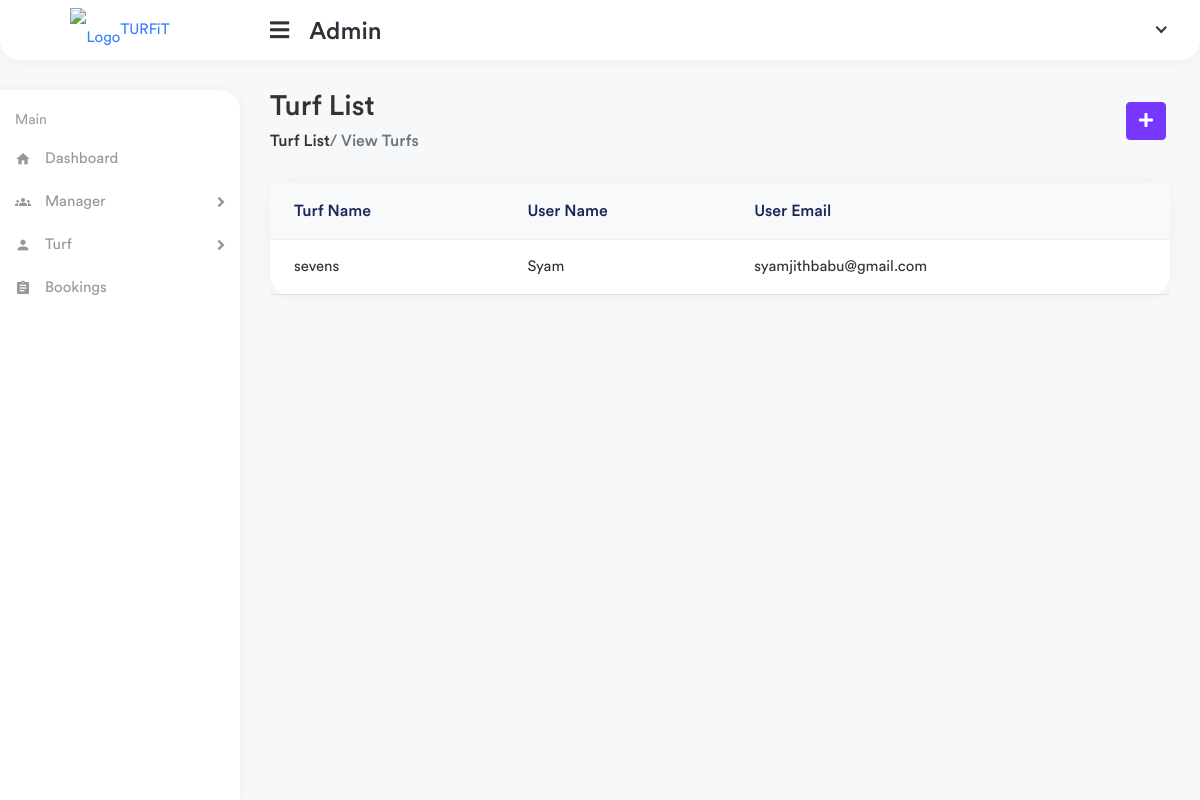
Before: /app1/bookings with the older database file.
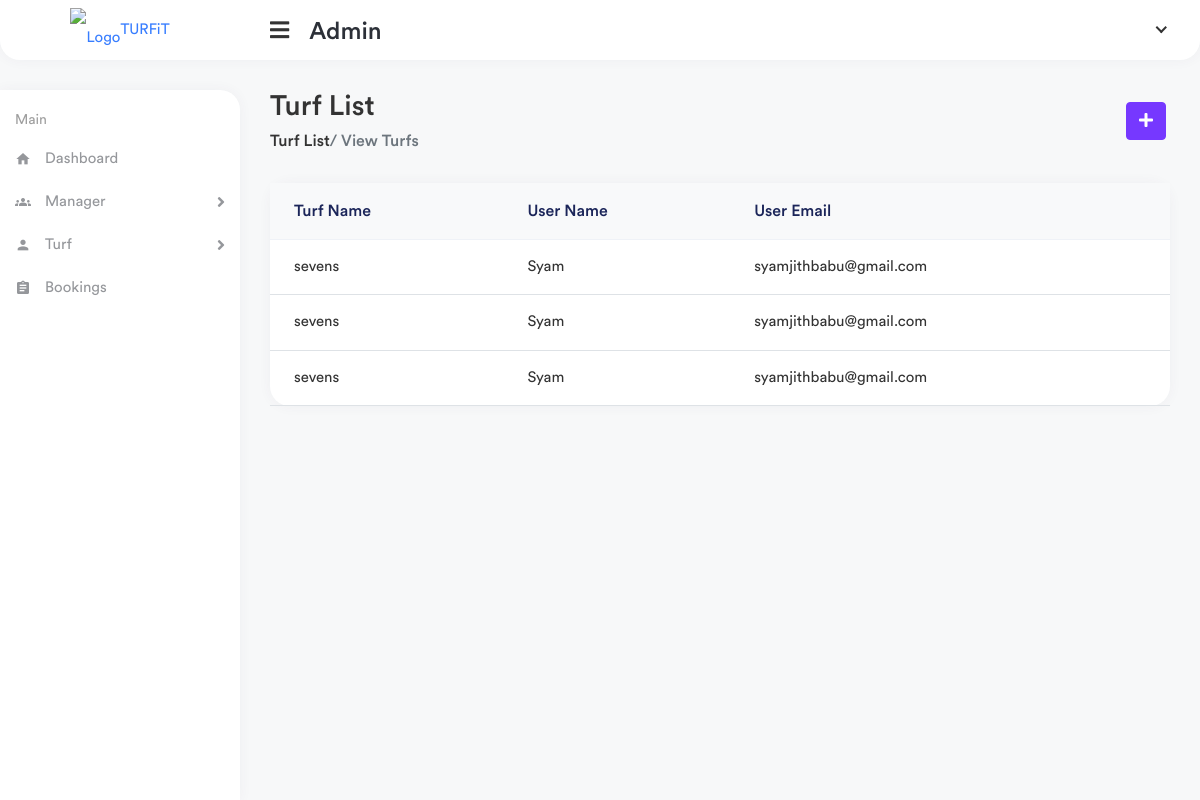
After: the same page with the newer database file.
### manager/models.py (models this page shows, shortened)
class TimeSlot(models.Model):
    turf = models.ForeignKey(Turf,on_delete=models.CASCADE,null=True)
    manager = models.ForeignKey(TurfManager,on_delete=models.CASCADE,null=True)
    start_time = models.TimeField()
    end_time = models.TimeField()
    is_booked = models.BooleanField(default=True)
    status = models.IntegerField(default=0)
    turf_user = models.ForeignKey(TurfUser,on_delete=models.CASCADE,null=True)
    price = models.CharField(max_length=100)
    date_for_book = models.DateField()

class Turf(models.Model):
    manager = models.ForeignKey(TurfManager, on_delete=models.CASCADE, null=True)
    turf_name = models.CharField(max_length=100)
    turf_place = models.CharField(max_length=100)
    phone = models.CharField(max_length=100)
    turf_image = models.ImageField( upload_to="image/testimagemodel/")
    def __str__(self):
        return str(self.turf_name)

### website/models.py (models this page shows)
class TurfUser(models.Model):
    user = models.OneToOneField(User,on_delete=models.CASCADE)
    name = models.CharField(max_length=100)
    phone = models.CharField(max_length=100)
    email = models.EmailField()
    def __str__(self):
        return str(self.name)

### app1/views.py (the view)
# urls.py: path('bookings',views.bookings,name="bookings")
def bookings(request):
    bookings = TimeSlot.objects.filter(status=1)
    context = {
        'bookings' : bookings
    }
    return render(request,'app1/bookings.html',context)

### templates/app1/bookings.html (shortened to what this page needs)
{% extends 'app1/partials/base.html' %}
{% load static %}
{% block content %}
<div class="page-wrapper">
    <div class="content container-fluid">
        <div class="page-header">
            <div class="row align-items-center">
                <div class="col">
                    <h3 class="page-title">Turf List</h3>
                    <ul class="breadcrumb">
                        <li class="breadcrumb"><a href=""> Turf List</a>
                        </li>
                        <li class="breadcrumb active"> / View Turfs</li>
                    </ul>
                </div>
                <div class="col-auto">
                    <a href="{% url 'main_admin:add_manager' %}" class="btn btn-primary me-1">
                        <i class="fas fa-plus"></i>
                    </a>
                </div>
            </div>
        </div>
        <div class="row">
            <div class="col-sm-12">
                <div class="card card-table">
                    <div class="card-body">
                        <div class="table-responsive">
                            <table class="table table-center table-hover datatable">
                                <thead class="thead-light">
                                    <tr>
                                        <th>Turf Name</th>
                                        <th>User Name</th>
                                        <th>User Email</th>
                                    </tr>
                                </thead>
                                <tbody>
                                    {% for bookings in bookings %}
                                    <tr>
                                        <td>
                                            <h2 class="">
                                                <a href="">{{bookings.turf}} </a>
                                            </h2>
                                        </td>
                                        <td>{{bookings.turf_user}}
                                        </td>
                                        <td>
                                            {{bookings.turf_user.email}}
                                        </td>
                                    </tr>
                                </tbody>
                                {% endfor %}
                            </table>
                        </div>
                    </div>
                </div>
            </div>
        </div>
    </div>
</div>
{% endblock %}

Changed rows visible on the page:
added TimeSlot: turf "sevens", turf_user "Syam", turf_user.email "syamjithbabu@gmail.com"
added TimeSlot: turf "sevens", turf_user "Syam", turf_user.email "syamjithbabu@gmail.com"
